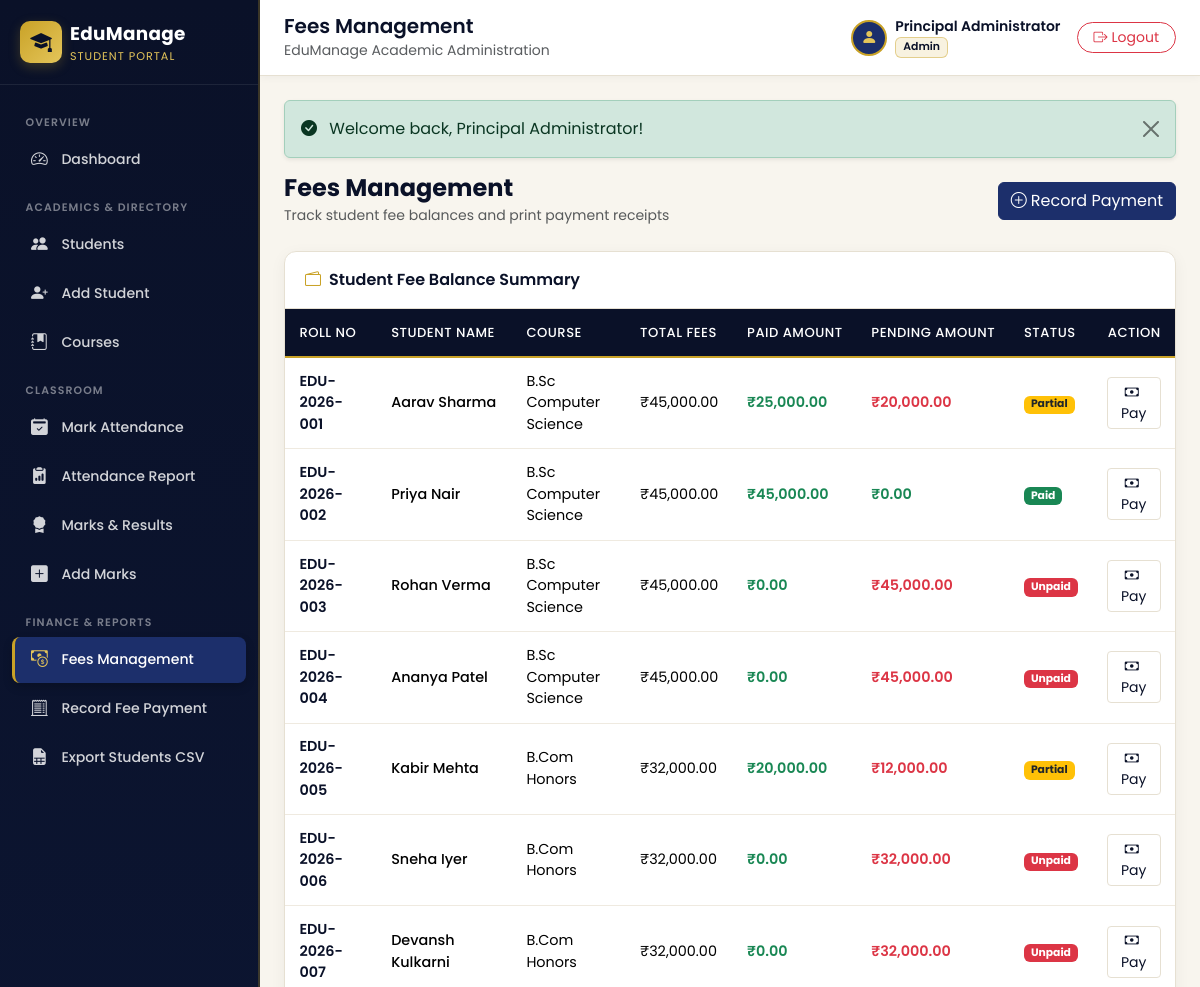
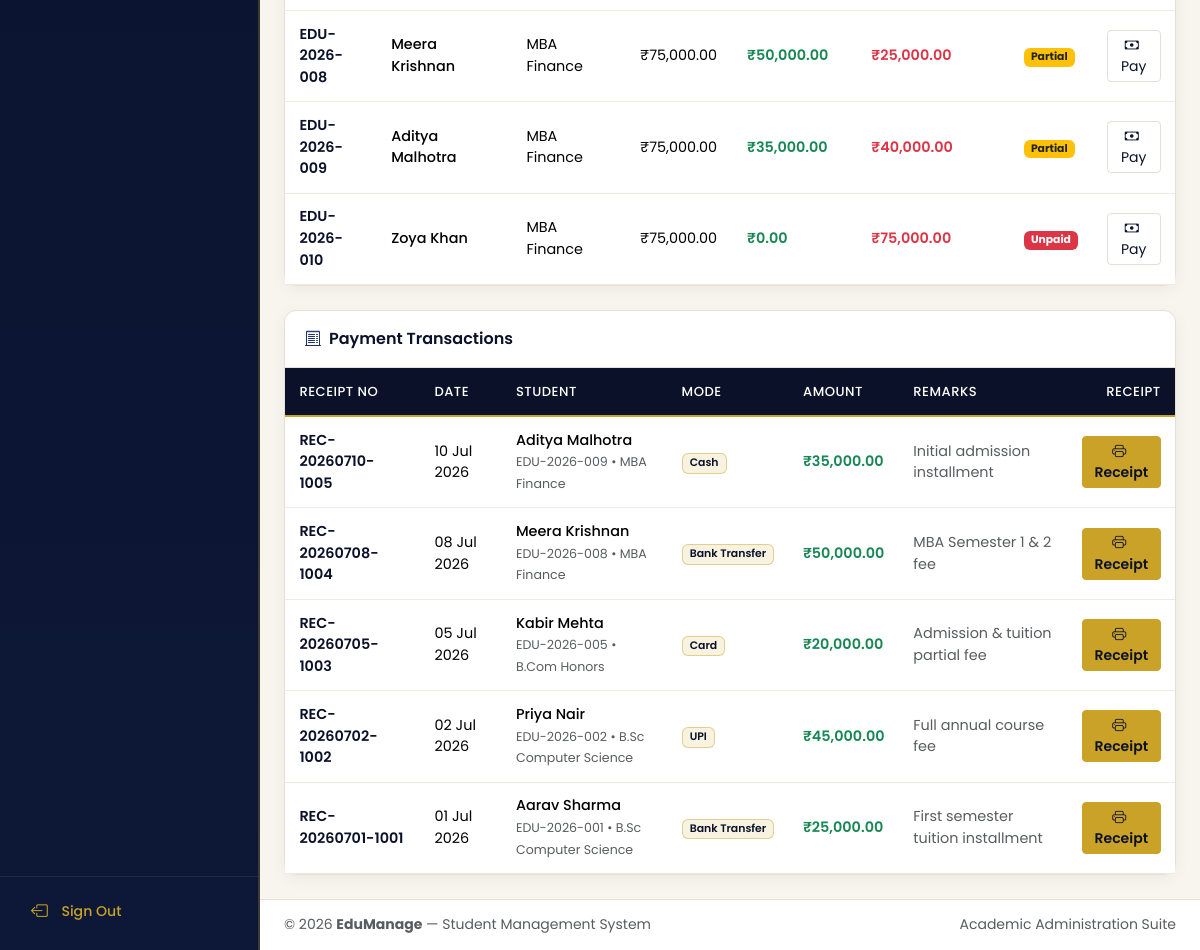
Page /fees/list.php (signed in) on the committed database (2 pictures, top to bottom).
### tables this page shows
CREATE TABLE `students` (
  `id` INT UNSIGNED NOT NULL AUTO_INCREMENT,
  `roll_no` VARCHAR(30) NOT NULL,
  `full_name` VARCHAR(120) NOT NULL,
  `father_name` VARCHAR(120) NOT NULL,
  `email` VARCHAR(120) NOT NULL,
  `phone` VARCHAR(20) NOT NULL,
  `gender` ENUM('Male', 'Female', 'Other') NOT NULL,
  `dob` DATE NOT NULL,
  `address` TEXT NOT NULL,
  `course_id` INT UNSIGNED NOT NULL,
  `admission_date` DATE NOT NULL,
  `photo` VARCHAR(255) DEFAULT NULL,
  `status` ENUM('Active', 'Inactive') NOT NULL DEFAULT 'Active',
  `created_at` TIMESTAMP NOT NULL DEFAULT CURRENT_TIMESTAMP,
  PRIMARY KEY (`id`),
  UNIQUE KEY `uq_students_roll_no` (`roll_no`),
  UNIQUE KEY `uq_students_email` (`email`),
  KEY `idx_students_course` (`course_id`),
  CONSTRAINT `fk_students_course`
    FOREIGN KEY (`course_id`) REFERENCES `courses` (`id`)
    ON DELETE RESTRICT ON UPDATE CASCADE
);

CREATE TABLE `courses` (
  `id` INT UNSIGNED NOT NULL AUTO_INCREMENT,
  `course_name` VARCHAR(120) NOT NULL,
  `course_code` VARCHAR(30) NOT NULL,
  `duration` VARCHAR(50) NOT NULL,
  `fees` DECIMAL(10, 2) NOT NULL DEFAULT 0.00,
  `created_at` TIMESTAMP NOT NULL DEFAULT CURRENT_TIMESTAMP,
  PRIMARY KEY (`id`),
  UNIQUE KEY `uq_courses_code` (`course_code`)
);

CREATE TABLE `fees` (
  `id` INT UNSIGNED NOT NULL AUTO_INCREMENT,
  `receipt_no` VARCHAR(40) NOT NULL,
  `student_id` INT UNSIGNED NOT NULL,
  `amount` DECIMAL(10, 2) NOT NULL,
  `payment_date` DATE NOT NULL,
  `payment_mode` ENUM('Cash', 'Card', 'Bank Transfer', 'UPI', 'Cheque') NOT NULL DEFAULT 'Cash',
  `remarks` VARCHAR(255) DEFAULT NULL,
  `created_at` TIMESTAMP NOT NULL DEFAULT CURRENT_TIMESTAMP,
  PRIMARY KEY (`id`),
  UNIQUE KEY `uq_fees_receipt_no` (`receipt_no`),
  KEY `idx_fees_student` (`student_id`),
  CONSTRAINT `fk_fees_student`
    FOREIGN KEY (`student_id`) REFERENCES `students` (`id`)
    ON DELETE CASCADE ON UPDATE CASCADE
);

### config/db.php (called while the page is built, shortened)
<?php
function e(?string $value): string
{
    return htmlspecialchars((string) $value, ENT_QUOTES | ENT_SUBSTITUTE, 'UTF-8');
}
function url(string $path = ''): string
{
    $cleanPath = ltrim($path, '/');
    return ($cleanPath === '') ? (BASE_URL === '' ? '/' : BASE_URL . '/') : BASE_URL . '/' . $cleanPath;
}

### fees/list.php (the view, shortened to what this page needs)
<?php
require_once dirname(__DIR__) . '/includes/auth_check.php';
$balances = $pdo->query('
    SELECT
        s.id, s.roll_no, s.full_name, c.course_name, c.fees AS total_fees,
        COALESCE(SUM(f.amount), 0) AS paid_amount
    FROM students s
    INNER JOIN courses c ON s.course_id = c.id
    LEFT JOIN fees f ON f.student_id = s.id
    GROUP BY s.id, s.roll_no, s.full_name, c.course_name, c.fees
    ORDER BY s.roll_no ASC
')->fetchAll();
$payments = $pdo->query('
    SELECT f.*, s.roll_no, s.full_name, c.course_name
    FROM fees f
    INNER JOIN students s ON f.student_id = s.id
    INNER JOIN courses c ON s.course_id = c.id
    ORDER BY f.payment_date DESC, f.id DESC
')->fetchAll();
include dirname(__DIR__) . '/includes/header.php';
?>
<div class="d-flex flex-wrap justify-content-between align-items-center gap-2 mb-4">
    <div>
        <h4 class="fw-bold text-navy mb-0">Fees Management</h4>
        <small class="text-muted">Track student fee balances and print payment receipts</small>
    </div>
    <a href="<?= e(url('fees/add.php')) ?>" class="btn btn-royal">
        <i class="bi bi-plus-circle me-1"></i>Record Payment
    </a>
</div>
<div class="royal-card mb-4">
    <div class="card-header">
        <i class="bi bi-wallet2 text-gold me-2"></i>Student Fee Balance Summary
    </div>
    <div class="card-body p-0">
        <div class="table-responsive">
            <table class="table table-royal table-hover mb-0">
                <thead>
                    <tr>
                        <th>Roll No</th>
                        <th>Student Name</th>
                        <th>Course</th>
                        <th>Total Fees</th>
                        <th>Paid Amount</th>
                        <th>Pending Amount</th>
                        <th>Status</th>
                        <th class="text-end">Action</th>
                    </tr>
                </thead>
                <tbody>
                    <?php if (empty($balances)): ?>
                        <tr>
                            <td colspan="8" class="text-center text-muted py-4">No students found.</td>
                        </tr>
                    <?php else: ?>
                        <?php foreach ($balances as $b): ?>
                            <?php
                            $total   = (float) $b['total_fees'];
                            $paid    = (float) $b['paid_amount'];
                            $pending = max(0, $total - $paid);
                            ?>
                            <tr>
                                <td class="fw-semibold text-navy"><?= e($b['roll_no']) ?></td>
                                <td class="fw-medium"><?= e($b['full_name']) ?></td>
                                <td><?= e($b['course_name']) ?></td>
                                <td>&#8377;<?= e(number_format($total, 2)) ?></td>
                                <td class="text-success fw-semibold">&#8377;<?= e(number_format($paid, 2)) ?></td>
                                <td class="<?= $pending > 0 ? 'text-danger fw-semibold' : 'text-success fw-semibold' ?>">
                                    &#8377;<?= e(number_format($pending, 2)) ?>
                                </td>
                                <td>
                                    <?php if ($pending <= 0): ?>
                                        <span class="badge bg-success">Paid</span>
                                    <?php elseif ($paid > 0): ?>
                                        <span class="badge bg-warning text-dark">Partial</span>
                                    <?php else: ?>
                                        <span class="badge bg-danger">Unpaid</span>
                                    <?php endif; ?>
                                </td>
                                <td class="text-end">
                                    <a href="<?= e(url('fees/add.php?student_id=' . (int) $b['id'])) ?>" class="btn btn-sm btn-outline-navy">
                                        <i class="bi bi-cash me-1"></i>Pay
                                    </a>
                                </td>
                            </tr>
                        <?php endforeach; ?>
                    <?php endif; ?>
                </tbody>
            </table>
        </div>
    </div>
</div>
<div class="royal-card">
    <div class="card-header">
        <i class="bi bi-receipt-cutoff text-royal me-2"></i>Payment Transactions
    </div>
    <div class="card-body p-0">
        <div class="table-responsive">
            <table class="table table-royal table-hover mb-0">
                <thead>
                    <tr>
                        <th>Receipt No</th>
                        <th>Date</th>
                        <th>Student</th>
                        <th>Mode</th>
                        <th>Amount</th>
                        <th>Remarks</th>
                        <th class="text-end">Receipt</th>
                    </tr>
                </thead>
                <tbody>
                    <?php if (empty($payments)): ?>
                        <tr>
                            <td colspan="7" class="text-center text-muted py-4">No fee payments recorded yet.</td>
                        </tr>
                    <?php else: ?>
                        <?php foreach ($payments as $p): ?>
                            <tr>
                                <td class="fw-semibold text-navy"><?= e($p['receipt_no']) ?></td>
                                <td><?= e(date('d M Y', strtotime($p['payment_date']))) ?></td>
                                <td>
                                    <div class="fw-medium"><?= e($p['full_name']) ?></div>
                                    <small class="text-muted"><?= e($p['roll_no']) ?> &bull; <?= e($p['course_name']) ?></small>
                                </td>
                                <td><span class="badge badge-role"><?= e($p['payment_mode']) ?></span></td>
                                <td class="fw-semibold text-success">&#8377;<?= e(number_format((float) $p['amount'], 2)) ?></td>
                                <td class="text-muted small"><?= e($p['remarks'] ?? '-') ?></td>
                                <td class="text-end">
                                    <a href="<?= e(url('fees/receipt.php?id=' . (int) $p['id'])) ?>" class="btn btn-sm btn-gold">
                                        <i class="bi bi-printer me-1"></i>Receipt
                                    </a>
                                </td>
                            </tr>
                        <?php endforeach; ?>
                    <?php endif; ?>
                </tbody>
            </table>
        </div>
    </div>
</div>
<?php include dirname(__DIR__) . '/includes/footer.php'; ?>

### assets/css/style.css (style rules this page uses)
:root { --navy: #0a1128; --navy-light: #131f44; --royal: #1c2f6b; --royal-hover: #253d88; --gold: #c9a227; --gold-light: #e4c55a; --gold-soft: rgba(201, 162, 39, 0.14); --offwhite: #f8f5ee; --surface: #ffffff; --text-main: #1b2238; --text-muted: #647087; --border-color: #e6e0d2; --sidebar-width: 260px; --transition-speed: 0.25s; }
body { font-family: 'Poppins', sans-serif; background-color: var(--offwhite); color: var(--text-main); margin: 0; overflow-x: hidden; }
.text-navy { color: var(--navy) !important; }
.text-royal { color: var(--royal) !important; }
.text-gold { color: var(--gold) !important; }
.btn-royal { background-color: var(--royal); border-color: var(--royal); color: #fff; transition: all var(--transition-speed) ease; }
.btn-gold { background-color: var(--gold); border-color: var(--gold); color: var(--navy); font-weight: 600; transition: all var(--transition-speed) ease; }
.btn-outline-navy { border-color: var(--border-color); color: var(--navy); background: #fff; }
.badge-role { background-color: var(--gold-soft); color: var(--navy); border: 1px solid rgba(201, 162, 39, 0.45); font-size: 0.68rem; font-weight: 600; }
.royal-card { background-color: var(--surface); border: 1px solid var(--border-color); border-radius: 12px; box-shadow: 0 4px 16px rgba(10, 17, 40, 0.05); }
.royal-card .card-header { background-color: transparent; border-bottom: 1px solid var(--border-color); padding: 1rem 1.25rem; font-weight: 600; color: var(--navy); }
.table-royal thead th { background-color: var(--navy); color: #ffffff; font-weight: 500; font-size: 0.82rem; text-transform: uppercase; letter-spacing: 0.5px; border-bottom: 2px solid var(--gold); padding: 0.85rem 0.9rem; white-space: nowrap; }
.table-royal tbody td { vertical-align: middle; padding: 0.8rem 0.9rem; font-size: 0.9rem; border-color: #efeae0; }

### rows in the picture
students: roll_no "EDU-2026-001", full_name "Aarav Sharma", course.course_name "B.Sc Computer Science", course.fees "45,000.00", paid "25,000.00", pending "20,000.00", shows "Partial"
students: roll_no "EDU-2026-002", full_name "Priya Nair", course.course_name "B.Sc Computer Science", course.fees "45,000.00", paid "45,000.00", pending "0.00", shows "Paid"
students: roll_no "EDU-2026-003", full_name "Rohan Verma", course.course_name "B.Sc Computer Science", course.fees "45,000.00", paid "0.00", pending "45,000.00", shows "Unpaid"
students: roll_no "EDU-2026-004", full_name "Ananya Patel", course.course_name "B.Sc Computer Science", course.fees "45,000.00", paid "0.00", pending "45,000.00", shows "Unpaid"
students: roll_no "EDU-2026-005", full_name "Kabir Mehta", course.course_name "B.Com Honors", course.fees "32,000.00", paid "20,000.00", pending "12,000.00", shows "Partial"
students: roll_no "EDU-2026-006", full_name "Sneha Iyer", course.course_name "B.Com Honors", course.fees "32,000.00", paid "0.00", pending "32,000.00", shows "Unpaid"
students: roll_no "EDU-2026-007", full_name "Devansh Kulkarni", course.course_name "B.Com Honors", course.fees "32,000.00", paid "0.00", pending "32,000.00", shows "Unpaid"
students: roll_no "EDU-2026-008", full_name "Meera Krishnan", course.course_name "MBA Finance", course.fees "75,000.00", paid "50,000.00", pending "25,000.00", shows "Partial"
students: roll_no "EDU-2026-009", full_name "Aditya Malhotra", course.course_name "MBA Finance", course.fees "75,000.00", paid "35,000.00", pending "40,000.00", shows "Partial"
students: roll_no "EDU-2026-010", full_name "Zoya Khan", course.course_name "MBA Finance", course.fees "75,000.00", paid "0.00", pending "75,000.00", shows "Unpaid"
fees: receipt_no "REC-20260710-1005", payment_date "10 Jul 2026", student.full_name "Aditya Malhotra", student.roll_no "EDU-2026-009", courses.course_name "MBA Finance", payment_mode "Cash", amount "35,000.00", remarks "Initial admission installment"
fees: receipt_no "REC-20260708-1004", payment_date "08 Jul 2026", student.full_name "Meera Krishnan", student.roll_no "EDU-2026-008", courses.course_name "MBA Finance", payment_mode "Bank Transfer", amount "50,000.00", remarks "MBA Semester 1 & 2 fee"
fees: receipt_no "REC-20260705-1003", payment_date "05 Jul 2026", student.full_name "Kabir Mehta", student.roll_no "EDU-2026-005", courses.course_name "B.Com Honors", payment_mode "Card", amount "20,000.00", remarks "Admission & tuition partial fee"
fees: receipt_no "REC-20260702-1002", payment_date "02 Jul 2026", student.full_name "Priya Nair", student.roll_no "EDU-2026-002", courses.course_name "B.Sc Computer Science", payment_mode "UPI", amount "45,000.00", remarks "Full annual course fee"
fees: receipt_no "REC-20260701-1001", payment_date "01 Jul 2026", student.full_name "Aarav Sharma", student.roll_no "EDU-2026-001", courses.course_name "B.Sc Computer Science", payment_mode "Bank Transfer", amount "25,000.00", remarks "First semester tuition installment"

### other values in the picture
APP_NAME "EduManage"
$page_title "Fees Management"
$current_user "Principal Administrator"
$current_role "Admin"
$flash['message'] "Welcome back, Principal Administrator!"
